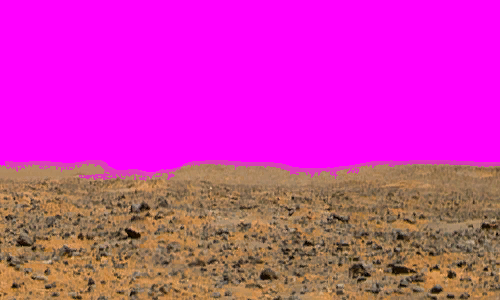
#> input picture tools/mars/mars1_bl.png, 500 x 300 px
$ python stitch_lib.py mars1_bl.png mars2_bl.png mars2_bl.png
#> lines starting #> are read from the running program, lines starting #| are printed output that depends on the picture; after the words box and inside, x2 and y2 are one past the last pixel; in counts of white or black regions, pixels touching at a corner belong together
#!/usr/bin/env python
# Experimental stitcher for the upscaled mars quarters (magenta-backed).
# Pipeline per tile: recolor->original (done upstream) -> soft sky/alpha (fringe-aware)
# -> terrain-fill the sky -> SHEAR the right half (seam edge down `step`, far edge 0)
# -> Laplacian (multiband) blend across the abutment -> recomposite clean magenta.
import numpy as np
from PIL import Image

MAG = np.array([255, 0, 255], np.float32)
try:
    import cv2
    HAVE_CV2 = True
except Exception:
    HAVE_CV2 = False


def load(p):
    return np.asarray(Image.open(p).convert("RGB")).astype(np.float32)


def sky_score(rgb):
    """1 = magenta/cyan backdrop (incl. anti-alias fringe), 0 = terrain.
    Backdrop has high B AND low min(R,G); white rocks (high min(R,G)) are spared."""
    R, G, B = rgb[..., 0], rgb[..., 1], rgb[..., 2]
    sb = np.clip((B - 120) / 70.0, 0, 1)              # high blue
    sm = np.clip((70.0 - np.minimum(R, G)) / 35.0, 0, 1)  # low min(R,G) => magenta/cyan, not white
    return sb * sm


def alpha_from(rgb):
    return 1.0 - sky_score(rgb)                        # 1 terrain, 0 sky (soft edge)


def horizon(alpha, thr=0.5):
    H, W = alpha.shape
    return np.array([np.argmax(alpha[:, x] > thr) if (alpha[:, x] > thr).any() else H - 1
                     for x in range(W)])


def terrain_fill(rgb, alpha):
    """Replace the sky region's RGB with the terrain colour at the horizon, extended
    upward, so a pyramid blend never pulls magenta into the terrain."""
    H, W = alpha.shape
    hz = horizon(alpha)
    out = rgb.copy()
    for x in range(W):
        out[:hz[x], x] = rgb[hz[x], x]
    return out


def shear_v(img, shifts):
    """Per-column DOWNWARD vertical shift (sub-pixel, linear). Exposed top/bottom
    edge-replicate (top of a terrain-filled img is terrain colour; alpha top is 0)."""
    H, W = img.shape[:2]
    yy = np.arange(H)
    out = np.empty_like(img)
    for x in range(W):
        src = yy - shifts[x]
        s0 = np.floor(src).astype(int)
        fr = (src - s0)
        s0c = np.clip(s0, 0, H - 1)
        s1c = np.clip(s0 + 1, 0, H - 1)
        if img.ndim == 3:
            out[:, x] = img[s0c, x] * (1 - fr)[:, None] + img[s1c, x] * fr[:, None]
        else:
            out[:, x] = img[s0c, x] * (1 - fr) + img[s1c, x] * fr
    return out


def _pyr_blend_cv2(A, B, mask, levels=6):
    A = A.astype(np.float32); B = B.astype(np.float32)
    m = mask.astype(np.float32)
    GA, GB, GM = [A], [B], [m]
    for _ in range(levels):
        GA.append(cv2.pyrDown(GA[-1])); GB.append(cv2.pyrDown(GB[-1])); GM.append(cv2.pyrDown(GM[-1]))
    out = GA[-1] * (1 - GM[-1][..., None]) + GB[-1] * GM[-1][..., None]
    for i in range(levels - 1, -1, -1):
        sz = (GA[i].shape[1], GA[i].shape[0])
        LA = GA[i] - cv2.pyrUp(GA[i + 1], dstsize=sz)
        LB = GB[i] - cv2.pyrUp(GB[i + 1], dstsize=sz)
        lap = LA * (1 - GM[i][..., None]) + LB * GM[i][..., None]
        out = cv2.pyrUp(out, dstsize=sz) + lap
    return out


# [23 lines left out: function _pyr_blend_np, not called in this run]


def pyr_blend(A, B, mask, levels=6):
    return _pyr_blend_cv2(A, B, mask, levels) if HAVE_CV2 else _pyr_blend_np(A, B, mask, levels)


# [4 lines left out: function smoothmask, not called in this run]


def stitch_two(bl_path, br_path, out_path, levels=6, alpha_blend_w=140):
    bl, br = load(bl_path), load(br_path)
#> call 2 of load, with p = 'mars2_bl.png'
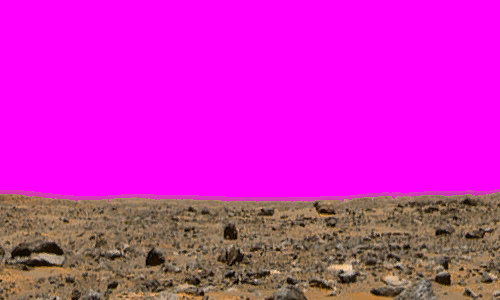
#> input picture tools/mars/mars2_bl.png, 500 x 300 px
    H, lw = bl.shape[:2]; rw = br.shape[1]
#> after `H, lw = bl.shape[:2]`: H = 300; lw = 500
#> after `rw = br.shape[1]`: rw = 500
    al_bl, al_br = alpha_from(bl), alpha_from(br)
#> in alpha_from (call 2), `return 1.0 - sky_score(rgb)`:
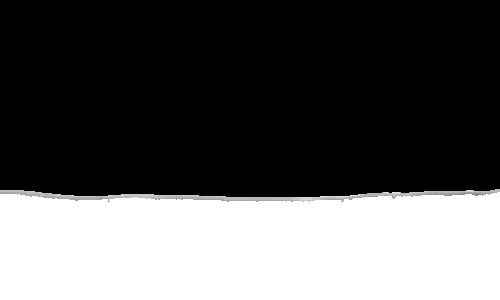
#> returned value: shape (300, 500) float32; min 0, max 1, mean 0.349
    # seam step: bl right-edge horizon vs br left-edge horizon
    hb, hr = horizon(al_bl), horizon(al_br)
#> hb = 500 values, max 172 at index 146, min 160 at index 86, mean 163.4; hr = 500 values, max 197 at index 226, min 189 at index 495, mean 194.1
    step = float(hb[-80:].mean() - hr[:80].mean())
#> step = -31.5
    # SHEAR br: left edge (x=0, seam side) down `step`, far edge (x=rw-1) -> 0
    shifts = step * (1.0 - np.arange(rw) / (rw - 1))
#> shifts = 500 values from -31.5 to 0
    br_tf = shear_v(terrain_fill(br, al_br), shifts)
#> in terrain_fill, `hz = horizon(alpha)`: hz has the same summary as hr in stitch_two
#> after the loop in terrain_fill, `for x in range(W):`:
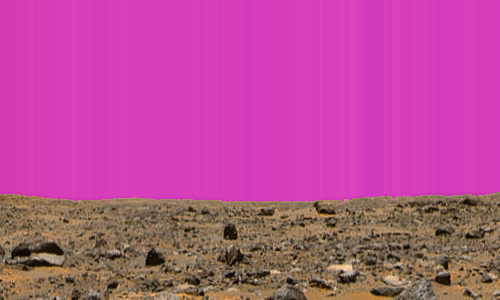
#> out: shape (300, 500, 3) float32; mean R, G, B 185.4, 75.9, 149.3
#> in shear_v, `H, W = img.shape[:2]`: H = 300; W = 500
    al_br_s = shear_v(al_br, shifts)
    bl_tf = terrain_fill(bl, al_bl)
    # abut on a full canvas; pad each side by edge-extension for the pyramid
    W = lw + rw
#> W = 1000
    seam = lw
#> seam = 500
    A = np.concatenate([bl_tf, np.repeat(bl_tf[:, -1:], rw, axis=1)], axis=1)
    B = np.concatenate([np.repeat(br_tf[:, :1], lw, axis=1), br_tf], axis=1)
#> B: shape (300, 1000, 3) float32
    mA = np.concatenate([al_bl, np.repeat(al_bl[:, -1:], rw, axis=1)], axis=1)
    mB = np.concatenate([np.repeat(al_br_s[:, :1], lw, axis=1), al_br_s], axis=1)
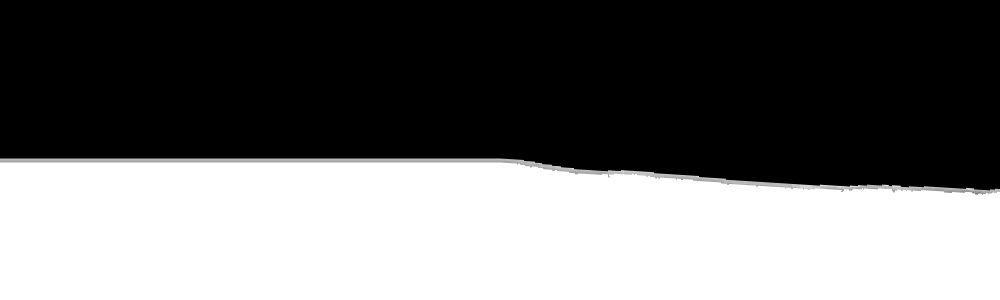
#> mB: shape (300, 1000) float32; min 0, max 1, mean 0.435
    mask = (np.arange(W) >= seam).astype(np.float32)[None, :].repeat(H, 0)
    rgb = pyr_blend(A, B, mask, levels)
#> in _pyr_blend_cv2, `m = mask.astype(np.float32)`:
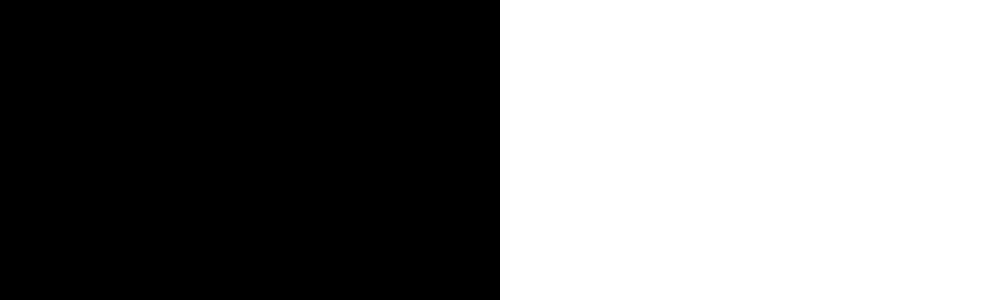
#> m: shape (300, 1000) float32; values 0 (black) and 1 (white), 50% white; 1 white region, box (x1, y1, x2, y2) and area: (500, 0, 1000, 300) 150000
#> after the loop in _pyr_blend_cv2, `for _ in range(levels):`: GA = 7 items
#> after the loop in _pyr_blend_cv2, `for i in range(levels - 1, -1, -1):`:
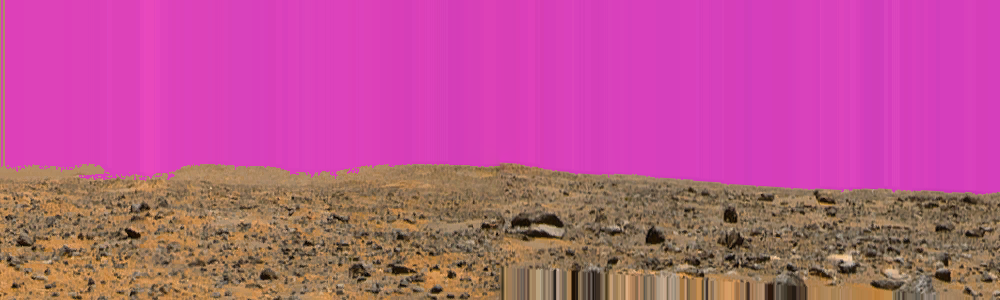
#> out: shape (300, 1000, 3) float32; mean of channels 0, 1, 2 185.2, 82.6, 141; drawn with min black and max white
    # alpha: linear blend with a soft seam mask (keeps horizon crisp, no hard alpha edge)
    x = np.arange(W, dtype=np.float32)
#> x = 1000 values from 0 to 999
    sm = np.clip((x - (seam - alpha_blend_w / 2)) / alpha_blend_w, 0, 1)
#> sm = 1000 values from 0 to 1
    sm = (sm * sm * (3 - 2 * sm))[None, :]
    alpha = mA * (1 - sm) + mB * sm
    alpha = np.clip(alpha, 0, 1)[..., None]
    out = np.clip(rgb, 0, 255) * alpha + MAG * (1 - alpha)
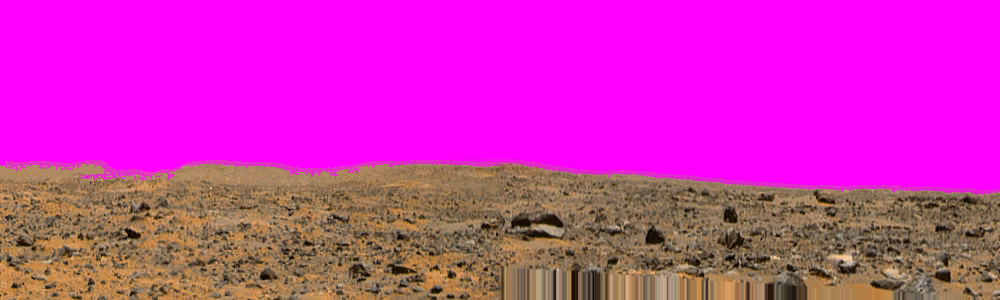
#> out: shape (300, 1000, 3) float32; mean of channels 0, 1, 2 207.2, 46.7, 181.2; drawn as R, G, B
    Image.fromarray(np.clip(out, 0, 255).astype(np.uint8), "RGB").save(out_path)
    return W, H, step


if __name__ == "__main__":
    import sys
    bl, br, out = sys.argv[1], sys.argv[2], sys.argv[3]
    W, H, step = stitch_two(bl, br, out)
#> W = 1000; step = -31.5
    print(f"wrote {out}  {W}x{H}  (cv2={HAVE_CV2}, seam step={step:.1f}px)")
#| wrote mars2_bl.png  1000x300  (cv2=True, seam step=-31.5px)
